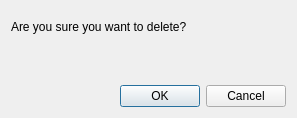
<?xml version="1.0" encoding="UTF-8"?>
<ui version="4.0">
 <class>Dialog</class>
 <widget class="QDialog" name="Dialog">
  <property name="geometry">
   <rect>
    <x>0</x>
    <y>0</y>
    <width>297</width>
    <height>118</height>
   </rect>
  </property>
  <property name="windowTitle">
   <string>Dialog</string>
  </property>
  <layout class="QGridLayout" name="gridLayout">
   <item row="0" column="0">
    <widget class="QLabel" name="label">
     <property name="text">
      <string>Are you sure you want to delete?</string>
     </property>
    </widget>
   </item>
   <item row="2" column="0">
    <widget class="QDialogButtonBox" name="buttonBox">
     <property name="orientation">
      <enum>Qt::Horizontal</enum>
     </property>
     <property name="standardButtons">
      <set>QDialogButtonBox::Cancel|QDialogButtonBox::Ok</set>
     </property>
    </widget>
   </item>
   <item row="1" column="0">
    <widget class="QLabel" name="label_2">
     <property name="text">
      <string/>
     </property>
    </widget>
   </item>
  </layout>
 </widget>
 <resources/>
 <connections>
  <connection>
   <sender>buttonBox</sender>
   <signal>accepted()</signal>
   <receiver>Dialog</receiver>
   <slot>accept()</slot>
   <hints>
    <hint type="sourcelabel">
     <x>248</x>
     <y>254</y>
    </hint>
    <hint type="destinationlabel">
     <x>157</x>
     <y>274</y>
    </hint>
   </hints>
  </connection>
  <connection>
   <sender>buttonBox</sender>
   <signal>rejected()</signal>
   <receiver>Dialog</receiver>
   <slot>reject()</slot>
   <hints>
    <hint type="sourcelabel">
     <x>316</x>
     <y>260</y>
    </hint>
    <hint type="destinationlabel">
     <x>286</x>
     <y>274</y>
    </hint>
   </hints>
  </connection>
 </connections>
</ui>
